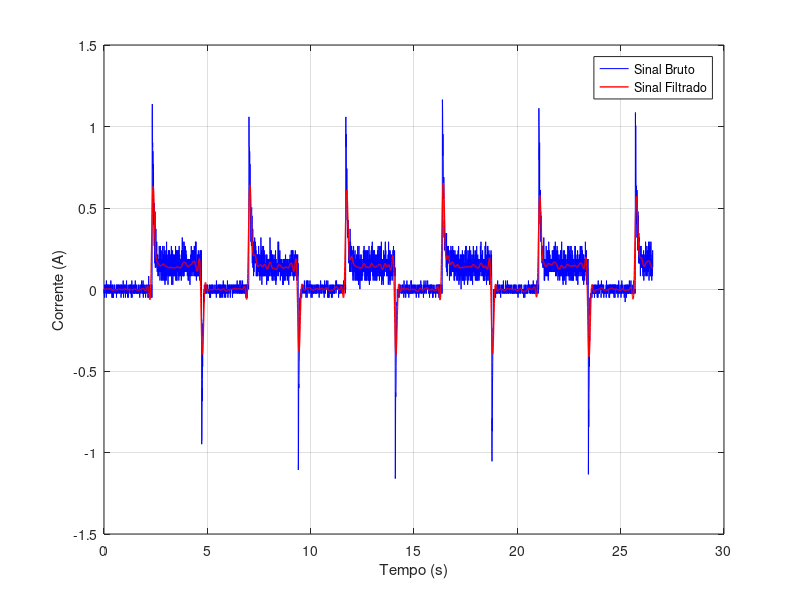

MATLAB code for this plot: (Note: this script raises an error after producing the figure.)
% Medição do sensor de corrente, quando aplicado um degrau de tensão 
ia = importdata("degrau_tensao_roda.txt");

figure(1)
plot(ia)
title("Medição da corrente de armadura quando aplicado um degrau de tensão");

%% Análise da frequência

Ts = 0.0058;
fs = 1/Ts;
n = length(ia);
f = fs * (0:(n/2)) / n;
Y = fft(ia);
P = abs(Y / n).^2;
plot(f, P(1:n/2+1));
xlabel('Frequência (Hz)');
ylabel('Potência');
title('Espectro de Frequência do Sinal');

%% Projeto filtro passa-baixas

fc = 5; % Frequência de corte (ajuste conforme a dinâmica do motor)
[b, a] = butter(4, fc / (fs / 2), 'low'); % Filtro Butterworth de 4ª ordem
filteredCurrent = filtfilt(b, a, ia); % Filtragem bidirecional (sem atraso)

tempo = (0:length(ia)-1)*Ts;

plot(tempo, ia, 'b', tempo, filteredCurrent, 'r', 'LineWidth', 1.0);
xlabel('Tempo (s)');
ylabel('Corrente (A)');
legend('Sinal Bruto', 'Sinal Filtrado');
grid on;

%% Tensão
% Parâmetros do sistema
amplitude = 12; % Tensão máxima (12V)
limite_superior = 0.5; % Aciona 12V se Ia > 0.5A
limite_inferior = -0.5; % Aciona 0V se Ia < -0.5A

% Inicializa o vetor de tensão
Vout = zeros(size(ia));

% Gera o sinal de tensão baseado na corrente
for i = 1:length(ia)
    if ia(i) > limite_superior
        Vout(i) = amplitude;
    elseif ia(i) < limite_inferior
        Vout(i) = 0;
    else
        % Mantém o último estado se dentro da faixa morta
        if i > 1
            Vout(i) = Vout(i-1);
        end
    end
end

%% Função identificada

Gz = tf_1ordem
